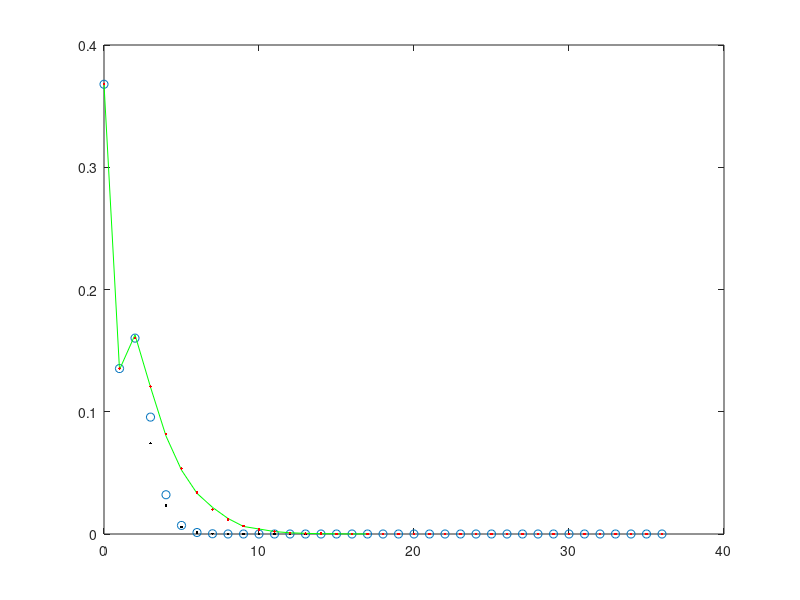

The MATLAB source for this figure:
% Will McFadden (wmcfadden)
% working on a problem from (van Kampen)
% Basic premise:  an individual has a distribution of some number of
% children, each of his children has the same distribution, what is the
% distribution for the whole family size after n generations.  

lam = 1;
stoT = 0;
stoP = exp(-lam);
cnt = 0;
for n = 1:6
    cnt = cnt+1
    m = zeros(1,n);
    while(m(1)<6)
        stoT = [stoT n+sum(m)];
        stoP = [stoP exp(-lam*(1+n))*prod(lam.^m)/prod(factorial(m))*lam^n/factorial(n)];
        ind = length(m);
        m(ind) = m(ind)+1
        while(ind>1&&m(ind)==6)
            m(ind-1)=m(ind-1)+1;
            m(ind)=0;
%             m(ind:end)=m(ind-1);
            ind = ind-1;
        end
    end
end

allT = min(stoT):max(stoT);
allP = zeros(size(allT));

for(i=1:length(allT))
    allP(i) = sum(stoP(stoT==allT(i)));
end

cntT = [];
for i = 1:30000
   i
   n = poissrnd(lam); 
   T = n;
   for j = 1:n
       m = poissrnd(lam);
       T = T + m;
   end
   cntT = [cntT T];
end

cnt2 = [];
for j = min(cntT):max(cntT)
    cnt2 = [cnt2 sum(cntT==j)];
end

f_T = 1:max(allT);
f_P = exp(-lam);
g_P = exp(-lam);
for T=f_T
    n = 1:T;
    f_P = [f_P exp(-lam)*lam^T*sum((exp(-lam).^n)./factorial(n)./factorial(T-n).^n)];
    g_P = [g_P exp(-lam)*lam^T*(exp(exp(-lam)/factorial(T-1))-1)];
end

figure;
plot(allT,f_P,'o');
hold on
plot(allT(4:end),g_P(4:end),'k.');
plot(min(cntT):max(cntT),cnt2/sum(cnt2),'g')
plot(allT,allP,'r.');


% lam = 2;
% for n = 1:6
%     stoT = [stoT n];
%     stoP = [stoP exp(-lam)/factorial(n)*lam^n];
% end